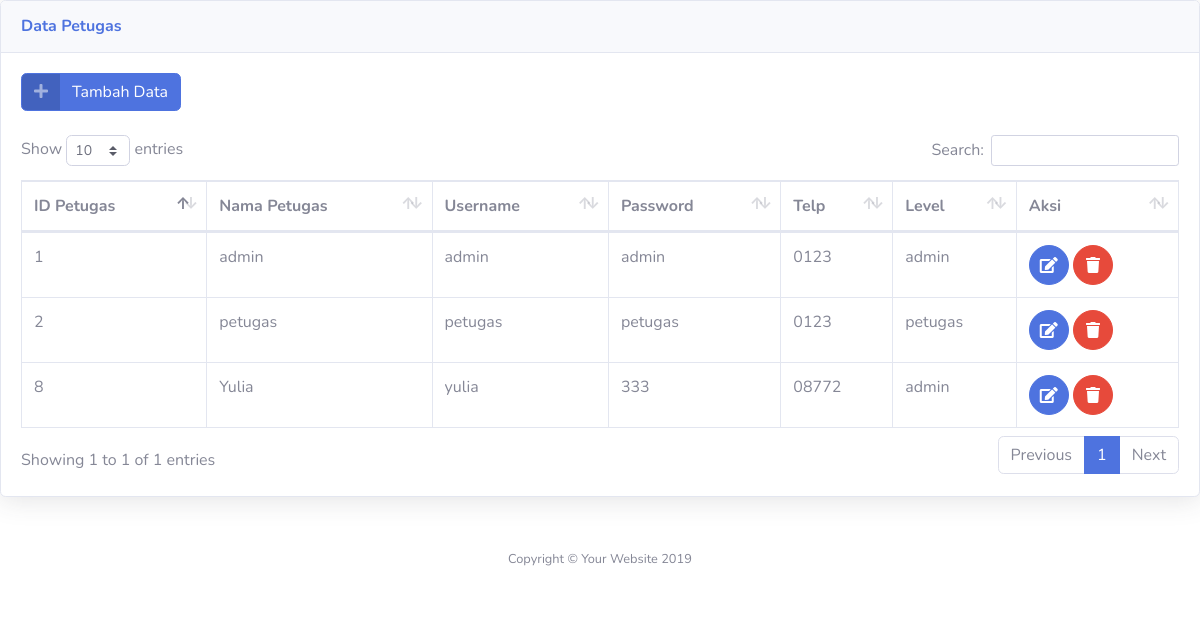
The app's page /admin/lihat_petugas.php with its own data.
### tables this page shows
CREATE TABLE `petugas` (
  `id_petugas` int(11) NOT NULL,
  `nama_petugas` varchar(35) NOT NULL,
  `username` varchar(25) NOT NULL,
  `password` varchar(32) NOT NULL,
  `telp` varchar(13) NOT NULL,
  `level` enum('admin','petugas','','') NOT NULL
);

### admin/lihat_petugas.php (the view, shortened to what this page needs)
<!DOCTYPE html>
<html lang="en">
<head>
    <link href="../vendor/fontawesome-free/css/all.min.css" rel="stylesheet" type="text/css">
    <link href="../css/sb-admin-2.min.css" rel="stylesheet">
    <link href="vendor/datatables/dataTables.bootstrap4.min.css" rel="stylesheet">
</head>
<body id="page-top">
    <div class="card shadow mb-4">
        <div class="card-header py-3">
            <h6 class="m-0 font-weight-bold text-primary">Data Petugas</h6>
        </div>
        <div class="card-body">
        <a href="admin.php?url=tambah_petugas" class="btn btn-primary btn-icon-split">
                    <span class="icon text-white-50">
                      <i class="fas fa-plus"></i>
                    </span>
                    <span class="text">Tambah Data</span>
                  </a><br><br>
            <div class="table-responsive">
                <table class="table table-bordered" id="dataTable" width="100%" cellspacing="0">
                    <thead>
                        <tr>
                           <th>ID Petugas</th>
                           <th>Nama Petugas</th>
                           <th>Username</th>
                           <th>Password</th>
                           <th>Telp</th>
                           <th>Level</th>
                           <th>Aksi</th>
                        </tr>
                    </thead>
                    <?php
                    require '../koneksi.php';
                    $sql = mysqli_query($conn, "select * from petugas");
                    while ($data = mysqli_fetch_array($sql)) {
                        ?>
                        <tbody>
                            <tr>
                                <td><?php echo $data['id_petugas']; ?></td>
                                <td><?php echo $data['nama_petugas']; ?></td>
                                <td><?php echo $data['username']; ?></td>
                                <td><?php echo $data['password']; ?></td>
                                <td><?php echo $data['telp']; ?></td>
                                <td><?php echo $data['level']; ?></td>
                                <td>
                                    <a href="admin.php?url=edit_petugas&id=<?php echo $data['id_petugas']; ?>" class="btn btn-primary btn-circle">
                                     <i class="fa fa-edit"></i>
                                    </a>
                                    <a href="delete_petugas.php?id=<?php echo $data['id_petugas']; ?>" class="btn btn-danger btn-circle" onclick="return confirm('Yakin Mau Hapus?')")>
                                     <i class="fa fa-trash"></i>
                                    </a>
                                </td>
                            </tr>
                        </tbody>
                    <?php } ?>
                </table>
            </div>
        </div>
    </div>
    <footer class="sticky-footer bg-white">
        <div class="container my-auto">
            <div class="copyright text-center my-auto">
                <span>Copyright &copy; Your Website 2019</span>
            </div>
        </div>
    </footer>
</body>
</html>

### records on screen
petugas: id_petugas "1", nama_petugas "admin", username "admin", password "admin", telp "0123", level "admin"
petugas: id_petugas "2", nama_petugas "petugas", username "petugas", password "petugas", telp "0123", level "petugas"
petugas: id_petugas "8", nama_petugas "Yulia", username "yulia", password "333", telp "08772", level "admin"
